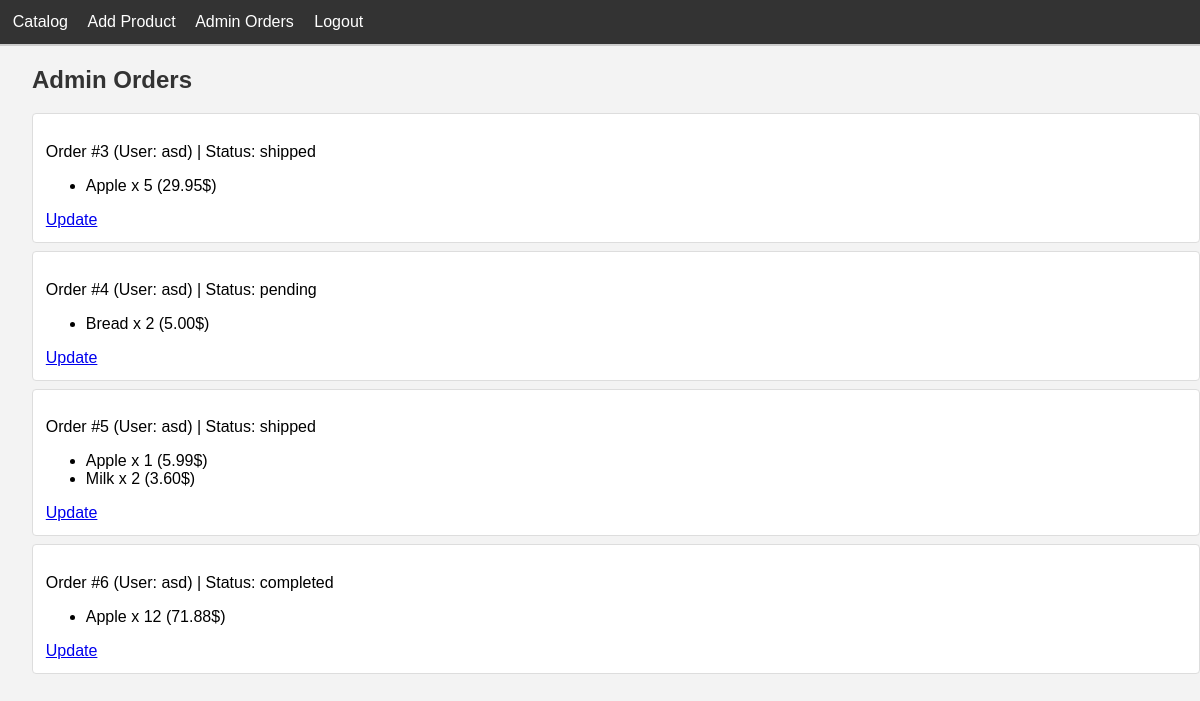
The page /admin_orders/ (signed in) on the database its author committed.
### store/models.py (models this page shows, shortened)
class Order(models.Model):
    user=models.ForeignKey(User,on_delete=models.CASCADE)
    created_at=models.DateTimeField(auto_now_add=True)
    status=models.CharField(max_length=20,default='pending')

class OrderItem(models.Model):
    order=models.ForeignKey(Order,on_delete=models.CASCADE,related_name='items')
    product=models.ForeignKey(FoodProduct,on_delete=models.CASCADE)
    quantity=models.PositiveIntegerField(default=1)
    price=models.DecimalField(max_digits=10,decimal_places=2)

class FoodProduct(models.Model):
    name=models.CharField(max_length=100)
    price=models.DecimalField(max_digits=10,decimal_places=2)
    description=models.TextField(null=True,blank=True)

### store/views.py (the view)
# urls.py: path('admin_orders/', admin_orders, name='admin_orders'),
@login_required
@user_passes_test(is_admin)
def admin_orders(request):
    orders = Order.objects.all()
    return render(request, 'store/admin_orders.html', {'orders': orders})

### store/views.py (called while the page is built)
def is_admin(user):
    return user.is_superuser

### store/templates/store/admin_orders.html
{% extends 'store/base.html' %}
{% block content %}
    <h2>Admin Orders</h2>
    {% for order in orders %}
        <div>
            <p>Order #{{ order.id }} (User: {{ order.user.username }}) | Status: {{ order.status }}</p>
            <ul>
                {% for item in order.items.all %}
                    <li>{{ item.product.name }} x {{ item.quantity }} ({{ item.price }}$)</li>
                {% endfor %}
            </ul>
            <a href="{% url 'update_order' order.id %}">Update</a>
        </div>
    {% endfor %}
{% endblock %}

### store/static/store/styles.css (style rules this page uses)
body { margin: 0; font-family: sans-serif; background: #f3f3f3; margin-left: 2rem; }
h2, h3 { font-weight: 600; color: #333; }
div { background: #fff; margin: 0.5rem 0; padding: 0.8rem; border: 1px solid #ddd; border-radius: 4px; }

### rows shown on the page
Order: id "3", user.username "asd", status "shipped"
OrderItem: product.name "Apple", quantity "5", price "29.95"
Order: id "4", user.username "asd", status "pending"
OrderItem: product.name "Bread", quantity "2", price "5.00"
Order: id "5", user.username "asd", status "shipped"
OrderItem: product.name "Apple", quantity "1", price "5.99"
OrderItem: product.name "Milk", quantity "2", price "3.60"
Order: id "6", user.username "asd", status "completed"
OrderItem: product.name "Apple", quantity "12", price "71.88"
